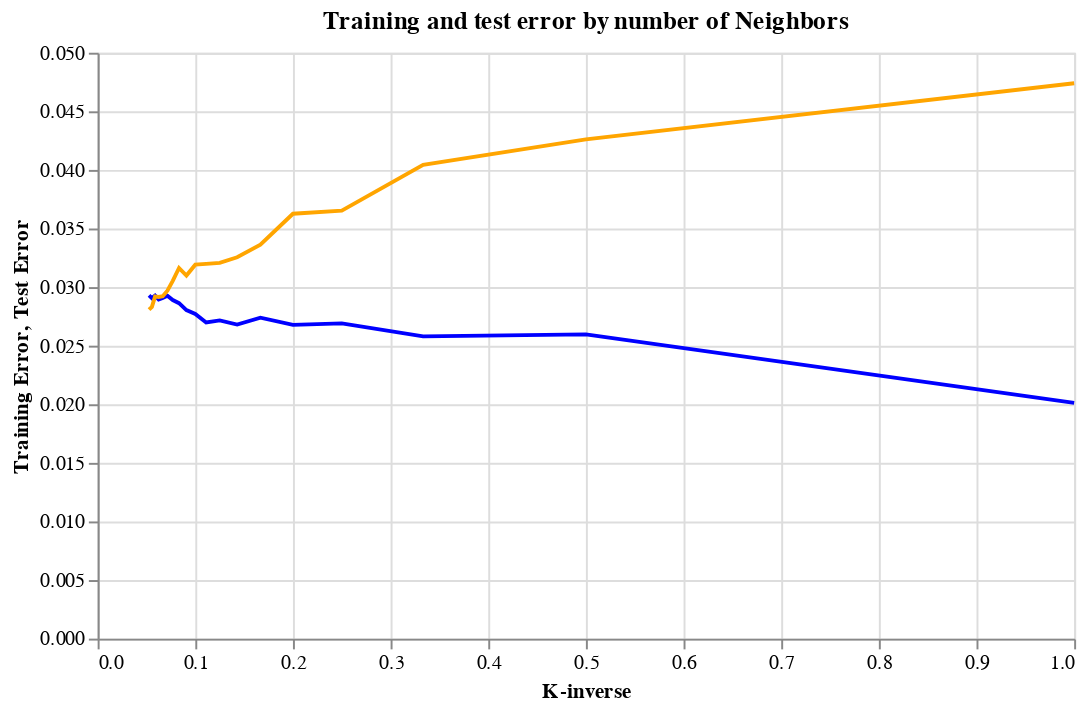

The notebook cell saved with this chart:
### Code cell
(e1+e2).properties(
    title = "Training and test error by number of Neighbors",
    width = 500
)

### Figure 1 — Vega-Lite specification as saved in the notebook (floating-point values rounded to 4 significant figures)
{"config": {"view": {"continuousWidth": 400, "continuousHeight": 300}}, "layer": [{"mark": {"type": "line", "color": "Blue"}, "encoding": {"x": {"type": "quantitative", "field": "K-inverse"}, "y": {"type": "quantitative", "field": "Training Error"}}}, {"mark": {"type": "line", "color": "Orange"}, "encoding": {"x": {"type": "quantitative", "field": "K-inverse"}, "y": {"type": "quantitative", "field": "Test Error"}}}], "data": {"name": "data-c4b7fece0cced120e34fe3782e0c08b9"}, "title": "Training and test error by number of Neighbors", "width": 500, "$schema": "https://vega.github.io/schema/vega-lite/v4.8.1.json", "datasets": {"data-c4b7fece0cced120e34fe3782e0c08b9": [{"K-inverse": 1.0, "Training Error": 0.02011, "Test Error": 0.04739}, {"K-inverse": 0.5, "Training Error": 0.02597, "Test Error": 0.04261}, {"K-inverse": 0.3333, "Training Error": 0.0258, "Test Error": 0.04043}, {"K-inverse": 0.25, "Training Error": 0.0269, "Test Error": 0.03652}, {"K-inverse": 0.2, "Training Error": 0.02677, "Test Error": 0.03626}, {"K-inverse": 0.1667, "Training Error": 0.02739, "Test Error": 0.03362}, {"K-inverse": 0.1429, "Training Error": 0.0268, "Test Error": 0.03255}, {"K-inverse": 0.125, "Training Error": 0.02716, "Test Error": 0.03207}, {"K-inverse": 0.1111, "Training Error": 0.02698, "Test Error": 0.03198}, {"K-inverse": 0.1, "Training Error": 0.0277, "Test Error": 0.03191}, {"K-inverse": 0.09091, "Training Error": 0.02804, "Test Error": 0.03099}, {"K-inverse": 0.08333, "Training Error": 0.02863, "Test Error": 0.03163}, {"K-inverse": 0.07692, "Training Error": 0.02889, "Test Error": 0.03054}, {"K-inverse": 0.07143, "Training Error": 0.02925, "Test Error": 0.02969}, {"K-inverse": 0.06667, "Training Error": 0.02907, "Test Error": 0.02922}, {"K-inverse": 0.0625, "Training Error": 0.02895, "Test Error": 0.02916}, {"K-inverse": 0.05882, "Training Error": 0.02927, "Test Error": 0.02921}, {"K-inverse": 0.05556, "Training Error": 0.02906, "Test Error": 0.02831}, {"K-inverse": 0.05263, "Training Error": 0.02929, "Test Error": 0.02808}]}}
